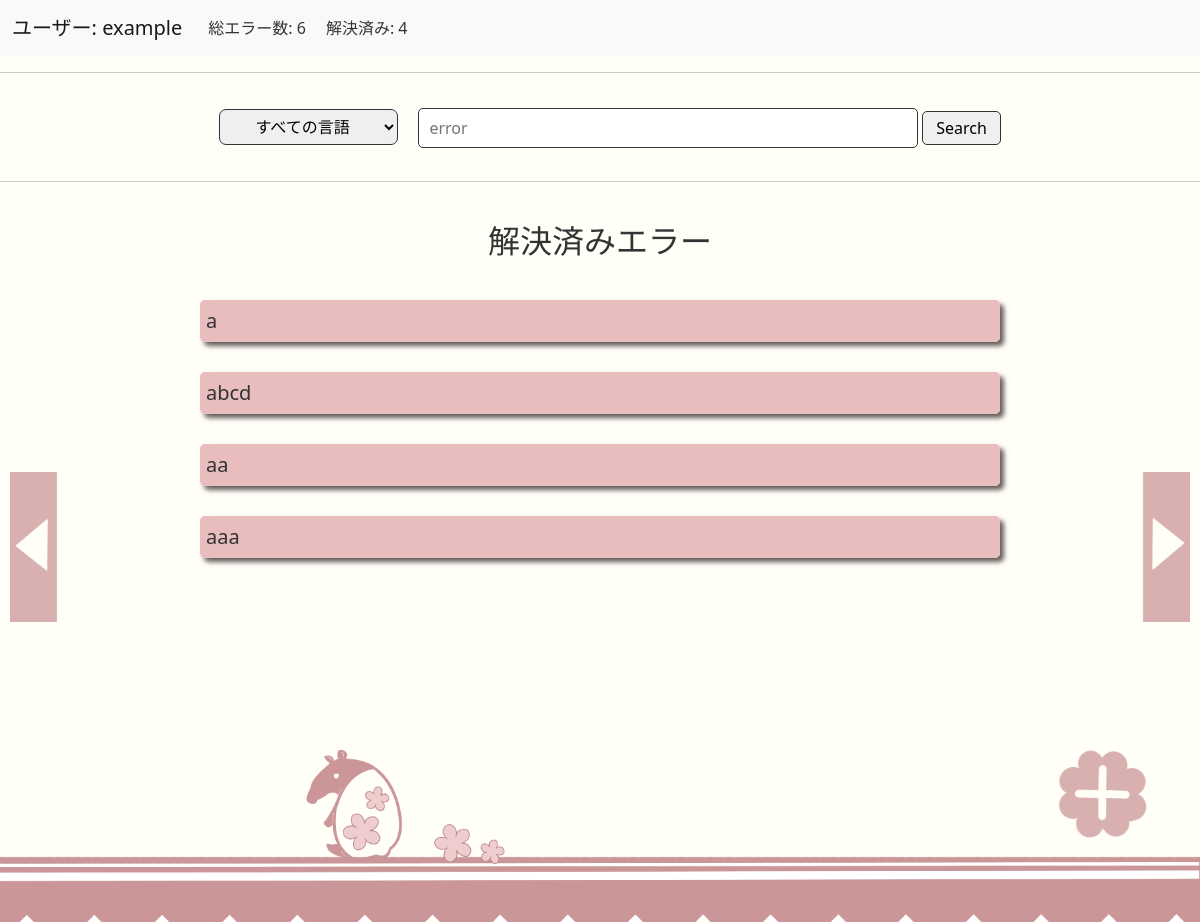
The app's page /solved (signed in) with its own data.
### tables this page shows
CREATE TABLE 'errors' (error_id  INTEGER PRIMARY KEY, language TEXT, message TEXT, explain TEXT, solved TEXT, public TEXT NOT NULL, before_day TIMESTAMP DEFAULT(DATETIME('now','localtime')), after_day TIMESTAMP DEFAULT(DATETIME('now','localtime')), 'username'  TEXT NOT NULL  );

### app.py (the view, shortened to what this page needs)
@app.route("/solved", methods=["GET", "POST"])
@login_required
def display_solved():
    errors_sum = db.execute("SELECT COUNT(error_id) FROM errors WHERE username=?", session["user_id"])
    errors_sum = errors_sum[0]['COUNT(error_id)']
    solved_sum = db.execute("SELECT COUNT(error_id) FROM errors WHERE username=? AND public LIKE '解決'", session["user_id"])
    solved_sum = solved_sum[0]['COUNT(error_id)']
    if solved_sum < 2:
        footer = Markup('<footer><img src="./static/images/level1.png" alt="footer" class = "footer2"></footer>')
        icon = Markup('<a href="/record"><img src="./static/images/icon_1.png" alt="icon" class = "level_icon clover buttom_up"></a>')
        right = Markup('<a href="/unsolved"><img src="./static/images/side_1.png" alt="icon" class = "level_move_right" buttom_up></a>')
        left = Markup('<a href="/timeline"><img src="./static/images/side_left1.png" alt="icon" class = "level_move_left buttom_up"></a>')
    elif solved_sum < 5:
        footer = Markup('<footer><img src="./static/images/level4.png" alt="footer" class = "footer2"></footer>')
        icon = Markup('<a href="/record"><img src="./static/images/icon_4.png" alt="icon" class = "level_icon clover buttom_up"></a>')
        right = Markup('<a href="/unsolved"><img src="./static/images/side_4.png" alt="icon" class = "level_move_right buttom_up"></a>')
        left = Markup('<a href="/timeline"><img src="./static/images/side_left4.png" alt="icon" class = "level_move_left buttom_up"></a>')
    if request.method == "GET":
        solved_errors = db.execute("SELECT * FROM errors WHERE public LIKE '解決' AND username=?", session["user_id"])
        return render_template("solved.html", solved_errors=solved_errors, languages=LANGUAGES, errors_sum=errors_sum,
                                solved_sum=solved_sum, username=session["user_id"], footer=footer, icon=icon, right=right, left=left)

### helpers.py (called while the page is built)
def login_required(f):
    @wraps(f)
    def decorated_function(*args, **kwargs):
        if session.get("user_id") is None:
            return redirect("/login")
        return f(*args, **kwargs)
    return decorated_function

### templates/solved.html (shortened to what this page needs)
{% extends "base.html" %}
{% block body %}
    <nav class="navbar navbar-expand-lg navbar-light bg-light">
        <div class="container-fluid">
            <div class="navbar-brand">ユーザー: {{ username }}</div>
            <div class="collapse navbar-collapse" id="navbarNavDropdown">
                <ul class="navbar-nav">
                    <li class="nav-item profile">総エラー数: {{ errors_sum }} </li>
                    <li class="nav-item profile">解決済み: {{ solved_sum }} </li>
                </ul>
            </div>
        </div>
    </nav>
    <hr>
    <form action="/solved" method="POST">
        <div class="back_black wrap2">
                <select name="language" class="select_box">
                        <option selected>すべての言語</option>
                </select>
                <div>
                    <input class="search_box" type="search" placeholder="  error" aria-label="Search" name="search">
                    <button class="search_button" type="submit">Search</button>
                </div>
        </div>
    </form>
    <hr>
<div class="contents">
    <h2>解決済みエラー</h2>
    {% for solved_error in solved_errors %}
    <details>
        {% if solved_sum < 2 %}
        <summary class="error_level1 font_size">{{ solved_error.message }}</summary>
        {% elif solved_sum < 3 %}
        <summary class="error_level2 font_size">{{ solved_error.message }}</summary>
        {% elif solved_sum < 4 %}
        <summary class="error_level3 font_size">{{ solved_error.message }}</summary>
        {% elif solved_sum < 5 %}
        <summary class="error_level4 font_size">{{ solved_error.message }}</summary>
        {% else %}
        <summary class="error_level5 font_size">{{ solved_error.message }}</summary>
        {% endif %}
    </details>
    {% endfor %}
</div>
{{ left | safe }}
{{ right | safe }}
{{ footer | safe }}
{{ icon | safe }}
{% endblock %}

### static/css/styles.css (style rules this page uses)
body { background-color: #fffff8; color: #333333; }
h2 { text-align:center; margin:40px; }
a { margin:auto; color: #333; text-decoration: none; }
.footer2 { width: 100%; height: 200px; object-fit: cover; bottom: 0; }
.level_icon { height:95px; position:fixed; right:50px; bottom:80px; }
.level_move_right { height:150px; position:fixed; right:10px; bottom:300px; }
.level_move_left { height:150px; position:fixed; left:10px; bottom:300px; }
.search_box { width:500px; height:40px; background-color:#fff; border-radius:5px; border:solid 1px #333; }
.search_button { margin-top :12px; padding: 4px 13px; border-radius:5px; border: solid 1px #333; }
.contents { min-height: 500px; }
details { width: 800px; box-shadow: 4px 4px 5px rgb(100,90,90); margin: 30px auto; border-radius: 5px; }
details > summary { padding: 6px; width: auto; height: auto; justify-content: center; font-size: 20px; border-radius: 5px; border: none; cursor: pointer; list-style: none; }
.error_level4 { background-color:rgb(233, 189, 190); color: #333; }
.back_black { padding:10px; }
.wrap2 { display: flex; flex-wrap: wrap; justify-content: center; }
.select_box { border: solid 1px #333; padding:5px; margin: 10px 20px; border-radius: 7px; text-align: center; }
.profile { margin-right: 10px; margin-left: 10px; }

### records on screen
errors: message "a"
errors: message "abcd"
errors: message "aa"
errors: message "aaa"

### other values on screen
{{ username }} "example"
{{ errors_sum }} "6"
{{ solved_sum }} "4"
